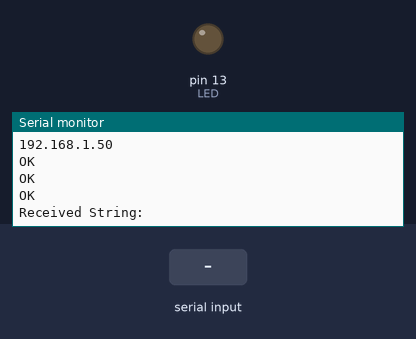
This sketch was run on a simulated Arduino Mega 2560, built with avr-gcc and run on an emulated ATmega2560. On the bench: output pins drawn as LEDs (lit = HIGH), the last lines printed to the serial monitor. Inputs (shaded band) come from the test bench. The modem accepts every AT command (registered, SIM ready, sends succeed) and sends nothing else.

Above: at 6.2 s.
6.3 s: "+IPD\n" received over the second serial link
At 8.1 s:
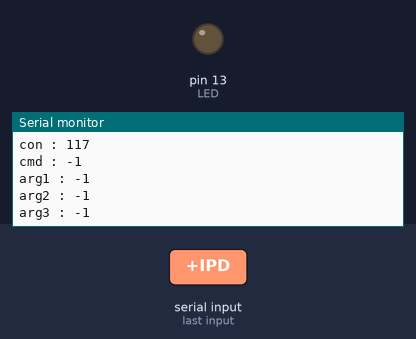
8.8 s: ",\n" received over the second serial link
At 11.0 s:
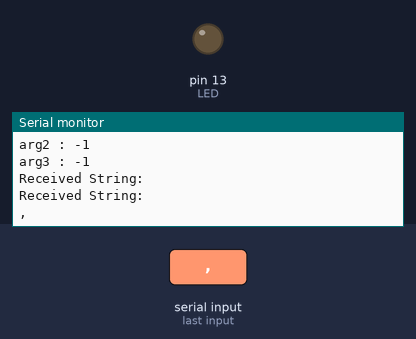
11.3 s: ":\n" received over the second serial link
At 12.9 s:
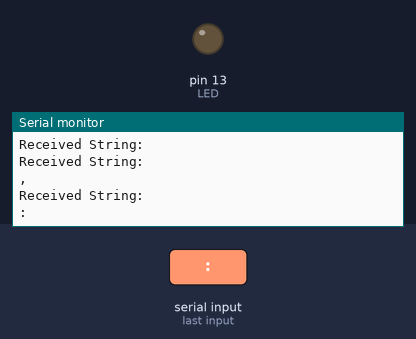

The sketch:

simple.ino
```cpp
#define TIMEOUT 5000 // mS
#define LED 13


void setup()
{
 pinMode(LED,OUTPUT);

 Serial.begin(115200);
 Serial3.begin(115200);
 SendCommand("AT+RST", "Ready");
 delay(5000);
 //SendCommand("AT+CIOBAUD=115200","OK");
//delay(3000);
 //SendCommand("AT+CWMODE=1","OK");
//delay(3000);
 //SendCommand("AT+CWJAP=\"aslan350\",\"9124598001\"" ,"OK");
//delay(3000);
 SendCommand("AT+CIFSR", "OK");
 SendCommand("AT+CIPMUX=1","OK");
 SendCommand("AT+CIPSERVER=1,8","OK");
}

void loop(){

 String IncomingString="";
 boolean StringReady = false;

 while (Serial3.available()){
   IncomingString=Serial3.readString();
   StringReady= true;
  }

  if (StringReady){
    Serial.println("Received String:");
    Serial.println(IncomingString);

  if (IncomingString.indexOf("+IPD") != -1) {
    int con;
    int cmd=-1;
    int arg1=-1;
    int arg2=-1;
    int arg3=-1;
     parser(IncomingString,&con,&cmd,&arg1,&arg2,&arg3);
     SendData("hooloo","SEND OK",con);
     Serial.print("con : ");
     Serial.print(con);
     Serial.println("");
     Serial.print("cmd : ");
     Serial.print(cmd);
     Serial.println("");
     Serial.print("arg1 : ");
     Serial.print(arg1);
     Serial.println("");
     Serial.print("arg2 : ");
     Serial.print(arg2);
     Serial.println("");
     Serial.print("arg3 : ");
     Serial.print(arg3);
     Serial.println("");

  }


  }
 }

void parser(String txt,int* _con,int* _cmd,int* _arg1,int* _arg2,int* _arg3)
{
    int len = txt.length();
    int index=0;
    bool insert=false;
    String ans = "";
    for(int i =0 ;i<len ; i++){
        bool spliter=txt[i]==','||txt[i]==':';
        if(spliter){
            insert = false;
            if(index == 1){
                *_con = atoi(ans.c_str());
            }
            if(index == 3){
                *_cmd = atoi(ans.c_str());
            }
            if(index == 4){
                *_arg1 = atoi(ans.c_str());
            }
            if(index == 5){
                *_arg2 = atoi(ans.c_str());
            }
            if(index == 6){
                *_arg3 = atoi(ans.c_str());
            }
            ans="";
        }
        if(insert)
        {
            ans += txt[i];
        }
        if(spliter){
            insert = true;
            index++;
        }
    }
}
boolean SendData(String cmd, String ack,int con){
  int len=cmd.length();
  len = len+1;
  String l = String(len);
  SendCommand("AT+CIPSEND="+String(con)+","+l,"OK");
  Serial3.println(cmd+"\n"); // Send "AT+" command to module
  if (!echoFind(ack)) // timed out waiting for ack string
    return true; // ack blank or ack found
}
boolean SendCommand(String cmd, String ack){
  Serial3.println(cmd); // Send "AT+" command to module
  if (!echoFind(ack)) // timed out waiting for ack string
    return true; // ack blank or ack found
}

boolean echoFind(String keyword){
 byte current_char = 0;
 byte keyword_length = keyword.length();
 long deadline = millis() + TIMEOUT;
 while(millis() < deadline){
  if (Serial3.available()){
    char ch = Serial3.read();
    Serial.write(ch);
    if (ch == keyword[current_char])
      if (++current_char == keyword_length){
       Serial.println();
       return true;
    }
   }
  }
 return false; // Timed out
}
```

Measured:
- after the input at 6.3 s, the serial monitor: prints a new line after 1.0 s (image 1)
- after the input at 8.8 s, the serial monitor: prints a new line after 1.0 s (image 2)
- after the input at 11.3 s, the serial monitor: prints a new line after 1.0 s (image 3)
